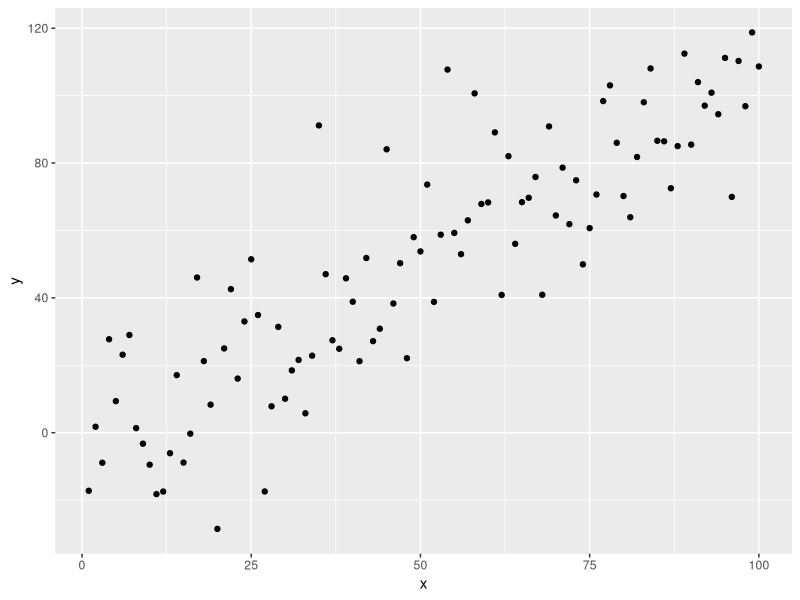
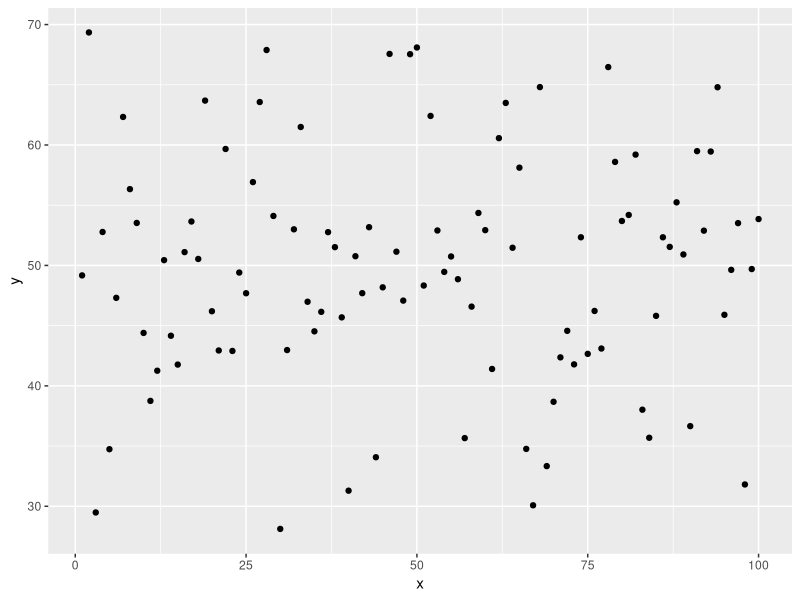
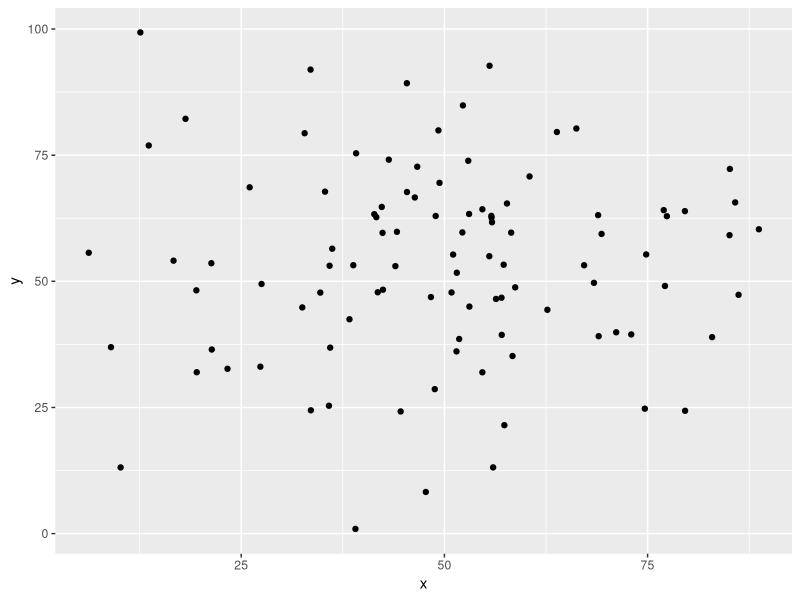
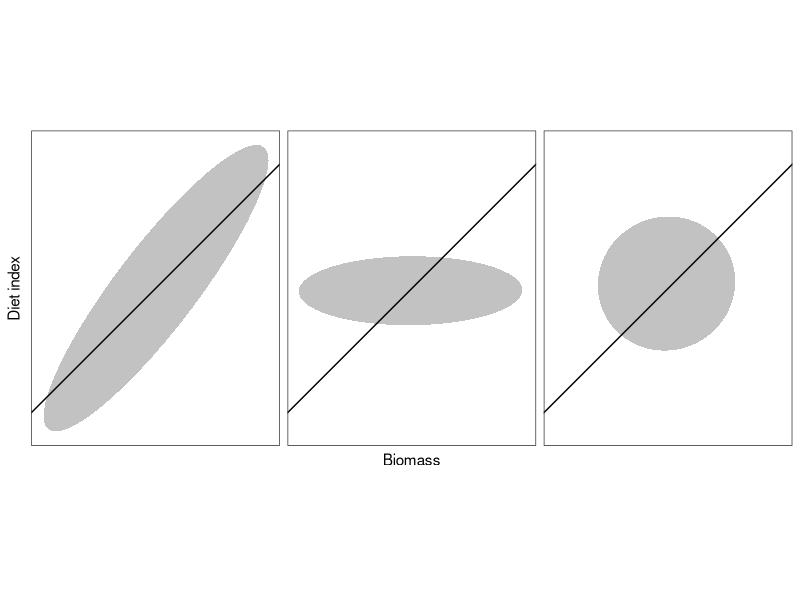
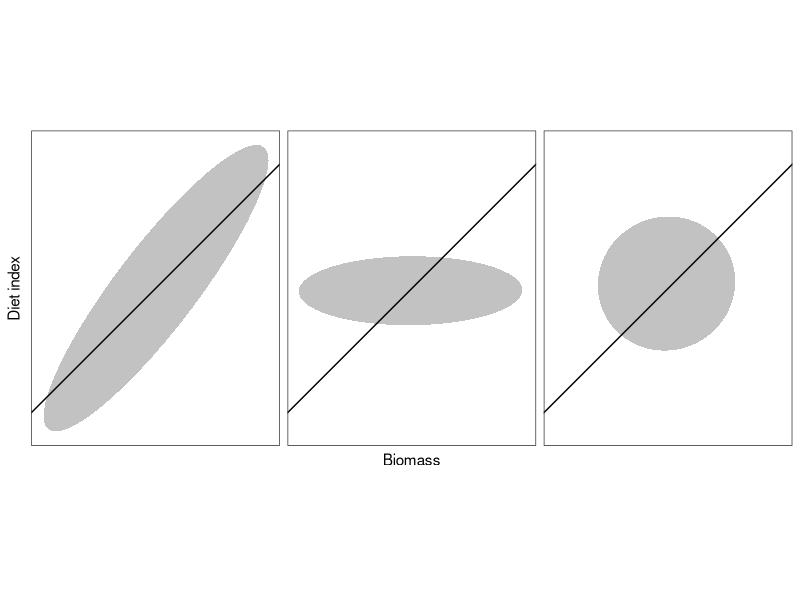

Reproduce these figures in R, in order.
# Conceptual diagram of index standardization

# Need 1:1, hyper stable, not correlated

library("tidyverse")
library("here")

set.seed(333)

# Make data ---------------------------------------------------------------
a <- rnorm(100)
b <- rnorm(100)

# Correlated
dat1 <- tibble(
  x = 1:100, # seq(20, 80, length.out = 100),
  y = x + rnorm(n = 100, mean = 0, sd = 20)
)

ggplot(dat1, aes(x, y)) +
  geom_point()
  # stat_ellipse(geom = "polygon")

# Hyperstable
dat2 <- tibble(
  x = 1:100,
  y = 50 + 10*a
)
ggplot(dat2, aes(x, y)) +
  geom_point()
  # stat_ellipse(geom = "polygon")

# Uncorrelated
dat3 <- tibble(
  x = 20*a + 50, 
  y = 20*b + 50
)
ggplot(dat3, aes(x, y)) +
  geom_point()
  # stat_ellipse(geom = "polygon")

cor(dat1)
cor(dat2)
cor(dat3)

# Combine and plot --------------------------------------------------------
alldat <- bind_rows(list(
  "correlated" = dat1, 
  "hyperstable" = dat2,
  "uncorrelated" = dat3),
  .id = "type"
  )

p <- ggplot(alldat, aes(x, y)) +
  # geom_point() +
  stat_ellipse(geom = "polygon", alpha = 0.3) +
  geom_abline(slope = 1) +
  xlab("Biomass") +
  ylab("Diet index") +
  facet_grid(~type) +
  coord_fixed() +
  theme_bw() +
  theme(panel.grid.major = element_blank(),
        panel.grid.minor = element_blank(),
        panel.background = element_blank(),
        axis.text.x = element_blank(),
        axis.ticks.x = element_blank(),
        axis.text.y = element_blank(),
        axis.ticks.y = element_blank(),
        strip.background = element_blank(),
        strip.text = element_blank())
p
ggsave(plot = p, 
       here("output", "plots", "conceptual-diagram.pdf"), 
       width = 170, 
       height = 60, 
       units = "mm")
